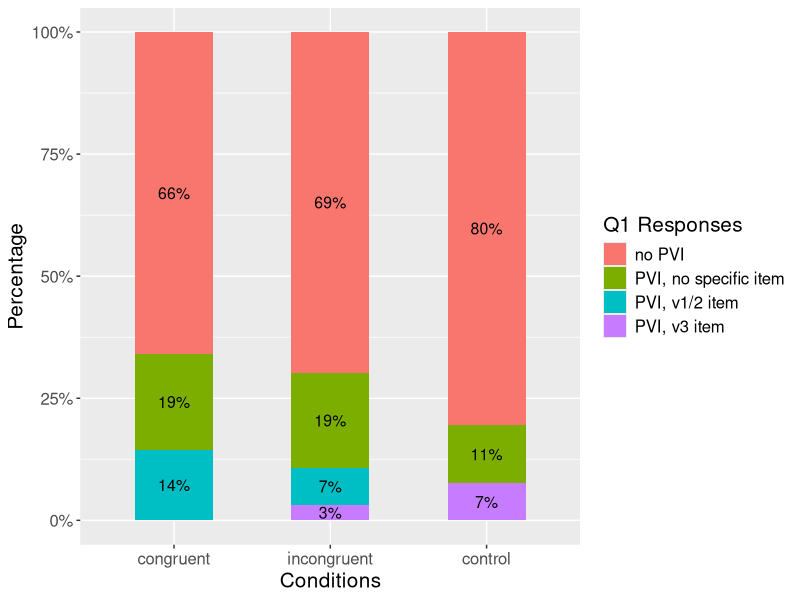
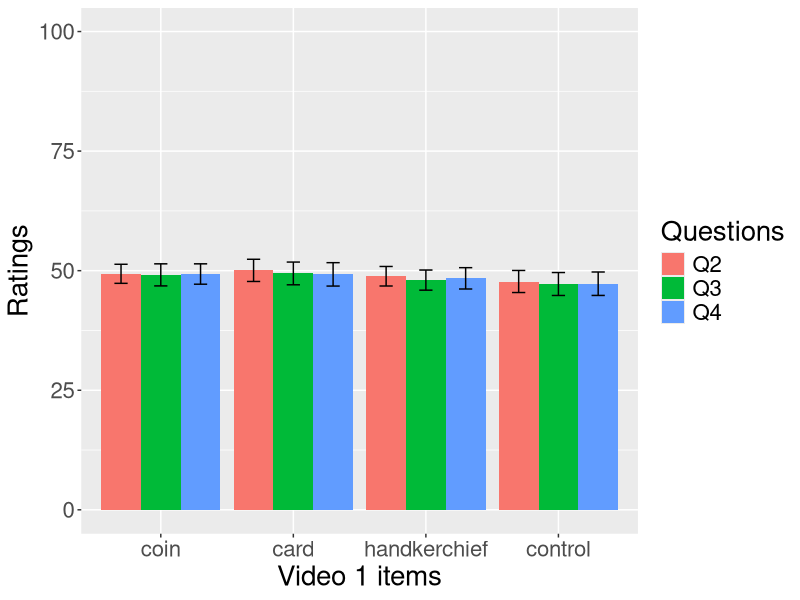
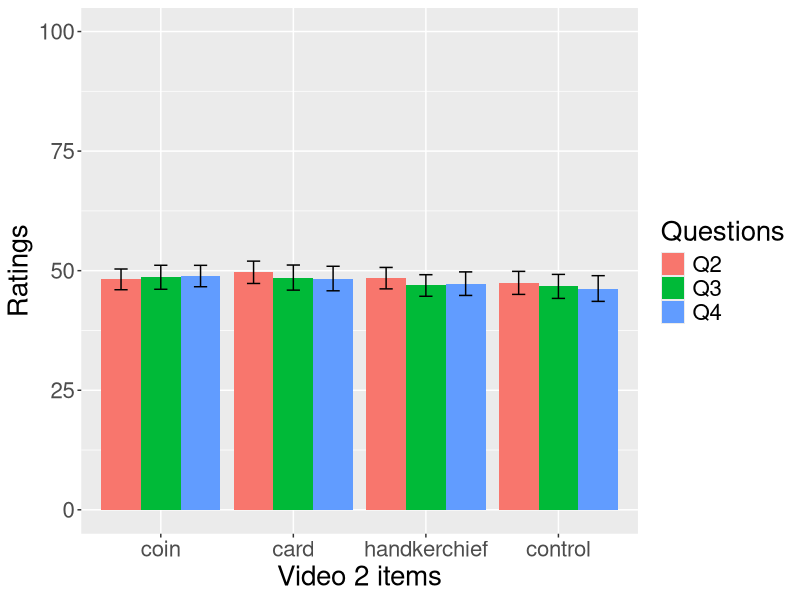
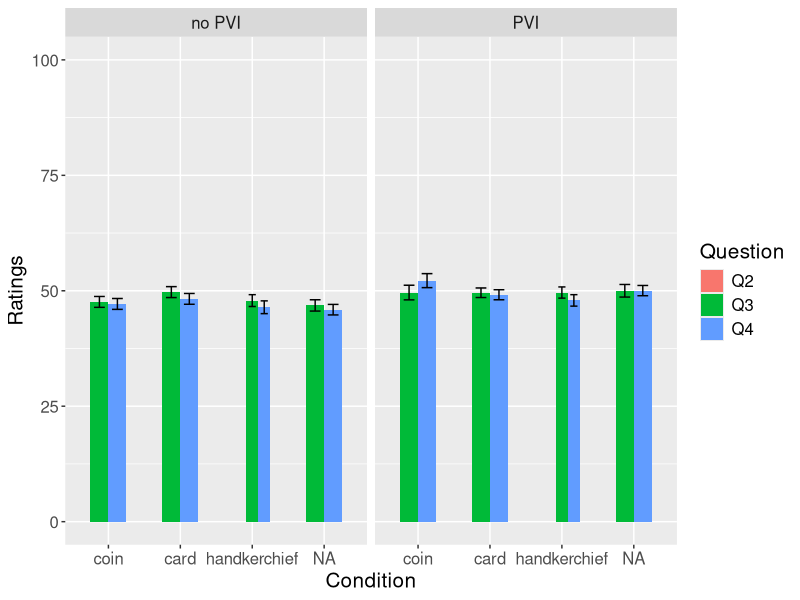
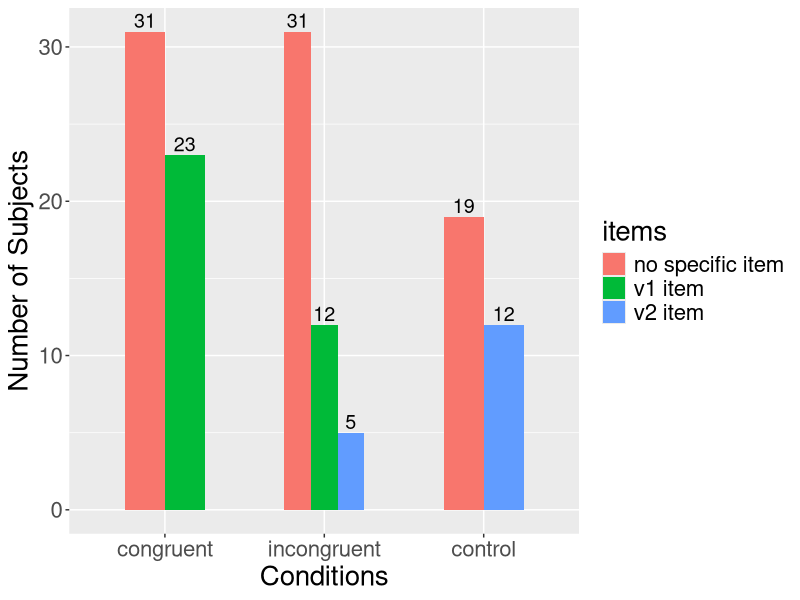

Recreate these plots in R, in order.
setwd("C:/Users/runha/OneDrive - University of Illinois - Urbana/Documents/MSPS/Psyc593DS/final_paper")
mydata = read.csv("Appendix II.csv")
mydata$PVI = with(mydata, ifelse(item_reported == 999,0,1))
mydata$condition = factor(mydata$condition,levels=c("congruent","incongruent","control"))

library(ggplot2)
library(reshape2)
library(dplyr)
##############################################FIGURES##############################################

## general discription, based on condition 
# Calculate the percentages
temp0 = data.frame(c("congruent","incongruent","control"),
                   c(nrow(mydata[which(mydata$condition=="congruent"&mydata$item_reported==999),])/159,
                     nrow(mydata[which(mydata$condition=="incongruent"&mydata$item_reported==999),])/159,
                     nrow(mydata[which(mydata$condition=="control"&mydata$item_reported==999),])/159),
                   c(nrow(mydata[which(mydata$condition=="congruent"&mydata$item_reported==0),])/159,
                     nrow(mydata[which(mydata$condition=="incongruent"&mydata$item_reported==0),])/159,
                     nrow(mydata[which(mydata$condition=="control"&mydata$item_reported==0),])/159),
                   c(nrow(mydata[which(mydata$condition=="congruent"&mydata$item_reported==1),])/159,
                     nrow(mydata[which(mydata$condition=="incongruent"&mydata$item_reported==1),])/159,
                     NA),
                   c(NA,
                     nrow(mydata[which(mydata$condition=="incongruent"&mydata$item_reported==2),])/159,
                     nrow(mydata[which(mydata$condition=="control"&mydata$item_reported==2),])/159))
colnames(temp0) = c("condition","999","0","1","2")
temp0 = melt(temp0,id.vars = "condition")

figure1 = ggplot(temp0, aes(x=factor(condition,levels=c("congruent","incongruent","control")), y=value, fill = variable)) +
  geom_bar(position = "fill", stat = "identity",width=0.5) +
  scale_y_continuous(labels = scales::percent) +
  geom_text(aes(label = paste0(as.integer(value*100),"%")), 
            position = position_stack(vjust = 0.5), size = 4) + 
  labs(x = "Conditions", y = "Percentage") + 
  scale_fill_discrete(name="Q1 Responses",
                      labels=c("no PVI", "PVI, no specific item", "PVI, v1/2 item", "PVI, v3 item")) +
  theme(text = element_text(size = 15))
figure1 

## Q2-4 for v1/v2
temp <- mydata %>%
  group_by(v1_item) %>% #change to v2_item for v2 responses
  summarise( 
    n=159,
    mean1=mean(v1_Q2),
    mean2=mean(v1_Q3),
    mean3=mean(v1_Q4),
    sd1=sd(v1_Q2),
    sd2=sd(v1_Q3),
    sd3=sd(v1_Q4),
  ) %>%
  mutate( se1=sd1/sqrt(n))  %>%
  mutate( se2=sd2/sqrt(n))  %>%
  mutate( se3=sd3/sqrt(n))  %>%
  mutate( ci1=se1 * qt((1-0.05)/2 + .5, n-1))  %>%
  mutate( ci2=se2 * qt((1-0.05)/2 + .5, n-1))  %>%
  mutate( ci3=se3 * qt((1-0.05)/2 + .5, n-1))

temp_long = melt(temp,id.vars = "v1_item")
a1 = temp_long[5:16,]
a2 = temp_long[41:52,]
temp_long = cbind(a1,a2)
temp_long = temp_long[,c(1,2,3,6)]
colnames(temp_long) = c("v1_item","variable","m","ci")
figure2 = ggplot(temp_long, aes(x = factor(v1_item,levels=c("coin","card","handkerchief","control")), y = m, fill = factor(variable))) + 
  geom_bar(stat="identity",position="dodge") +
  geom_errorbar(aes(ymin=m-ci, ymax=m+ci), width=.3,
                position=position_dodge(.9)) +
  scale_fill_discrete(name="Questions",
                      labels=c("Q2", "Q3", "Q4"))+ 
  theme(text = element_text(size = 20)) + 
  xlab("Video 1 items") + ylab("Ratings") + ylim(0,100)
figure2

temp <- mydata %>%
  group_by(v2_item) %>% #change to v2_item for v2 responses
  summarise( 
    n=159,
    mean1=mean(v2_Q2),
    mean2=mean(v2_Q3),
    mean3=mean(v2_Q4),
    sd1=sd(v2_Q2),
    sd2=sd(v2_Q3),
    sd3=sd(v2_Q4),
  ) %>%
  mutate( se1=sd1/sqrt(n))  %>%
  mutate( se2=sd2/sqrt(n))  %>%
  mutate( se3=sd3/sqrt(n))  %>%
  mutate( ci1=se1 * qt((1-0.05)/2 + .5, n-1))  %>%
  mutate( ci2=se2 * qt((1-0.05)/2 + .5, n-1))  %>%
  mutate( ci3=se3 * qt((1-0.05)/2 + .5, n-1))

temp_long = melt(temp,id.vars = "v2_item")
a1 = temp_long[5:16,]
a2 = temp_long[41:52,]
temp_long = cbind(a1,a2)
temp_long = temp_long[,c(1,2,3,6)]
colnames(temp_long) = c("v2_item","variable","m","ci")
figure2 = ggplot(temp_long, aes(x = factor(v2_item,levels=c("coin","card","handkerchief","control")), y = m, fill = factor(variable))) + 
  geom_bar(stat="identity",position="dodge") +
  geom_errorbar(aes(ymin=m-ci, ymax=m+ci), width=.3,
                position=position_dodge(.9)) +
  scale_fill_discrete(name="Questions",
                      labels=c("Q2", "Q3", "Q4"))+ 
  theme(text = element_text(size = 20)) + 
  xlab("Video 2 items") + ylab("Ratings") + ylim(0,100)
figure2
## Q2-4 for v2 
temp2 = aggregate(mydata, by=list(mydata$v2_item,mydata$PVI), mean)
temp2 <- mydata %>%
  group_by(v2_item,PVI) %>% 
  summarise( 
    n=159,
    mean1=mean(v2_Q2),
    mean2=mean(v2_Q3),
    mean3=mean(v2_Q4),
    sd1=sd(v2_Q2),
    sd2=sd(v2_Q3),
    sd3=sd(v2_Q4),
  ) %>%
  mutate( se1=sd1/sqrt(n))  %>%
  mutate( se2=sd2/sqrt(n))  %>%
  mutate( se3=sd3/sqrt(n))  %>%
  mutate( ci1=se1 * qt((1-0.05)/2 + .5, n-1))  %>%
  mutate( ci2=se2 * qt((1-0.05)/2 + .5, n-1))  %>%
  mutate( ci3=se3 * qt((1-0.05)/2 + .5, n-1))
temp2_long = melt(temp2, id.vars = c("v2_item", "PVI"))
temp2_long = cbind(temp2_long[7:24,],temp2_long[61:78,])
temp2_long = temp2_long[,c(1,2,3,4,8)]
colnames(temp2_long) = c("v1_item","PVI","variable","m","ci")

PVI_labs = c("no PVI","PVI")
names(PVI_labs) = c("0","1")

figure3 = ggplot(temp2_long, aes(x = factor(v1_item,levels=c("coin","card","handkerchief")), y = m, group = variable, fill = variable)) + 
  geom_bar(stat = "identity", width = 0.5, position = "dodge") + 
  geom_errorbar(aes(ymin=m-ci, ymax=m+ci), width=.3,
                position=position_dodge(.5)) +
  facet_grid(. ~ PVI, labeller = labeller(PVI = PVI_labs)) + ylim(0,100) + ylab("Ratings") + xlab("Condition") + 
  theme(text = element_text(size = 15)) + 
  scale_fill_discrete(name="Question", labels=c("Q2","Q3","Q4"))
figure3

## responses from PVI 
temp3 = mydata[which(mydata$PVI == 1),]
temp3 = temp3 %>% count(item_reported, condition)
figure4 = ggplot(temp3, aes(x = factor(condition,levels=c("congruent","incongruent","control")), y = n, group=factor(item_reported), fill=factor(item_reported))) + 
  geom_bar(stat = "identity", width = 0.5, position = "dodge") + 
  ylab("Number of Subjects") + xlab("Conditions") + 
  geom_text(aes(label=n), position=position_dodge(0.5), vjust=-0.25,size=5) + 
  theme(text = element_text(size = 20)) + 
  scale_fill_discrete(name="items", labels=c("no specific item", "v1 item", "v2 item", "other items"))
figure4

##############################################TESTS##############################################
#PVI proportion test between conditions
temp4 = mydata %>% count(PVI,condition)
temp4 = temp4[which(temp4$PVI == 1),]
test1_1 = with(temp4, prop.test(x=n[c(1,2)],n=c(159,159),alternative="two.sided"))
test1_2 = with(temp4, prop.test(x=n[c(1,3)],n=c(159,159),alternative="two.sided"))
test1_3 = with(temp4, prop.test(x=n[c(2,3)],n=c(159,159),alternative="two.sided"))
test1_1
test1_2
test1_3

#Q2-4 between PVI and no PVI
test2_1 = with(mydata, t.test(v3_Q2[which(v3_item=="coin"&PVI==1)],v3_Q2[which(v3_item=="coin"&PVI==0)],alternative="greater"))
test2_2 = with(mydata, t.test(v3_Q2[which(v3_item=="card"&PVI==1)],v3_Q2[which(v3_item=="card"&PVI==0)],alternative="greater"))
test2_3 = with(mydata, t.test(v3_Q2[which(v3_item=="handkerchief"&PVI==1)],v3_Q2[which(v3_item=="handkerchief"&PVI==0)],alternative="greater"))

test2_4 = with(mydata, t.test(v3_Q3[which(v3_item=="coin"&PVI==1)],v3_Q3[which(v3_item=="coin"&PVI==0)],alternative="greater"))
test2_5 = with(mydata, t.test(v3_Q3[which(v3_item=="card"&PVI==1)],v3_Q3[which(v3_item=="card"&PVI==0)],alternative="greater"))
test2_6 = with(mydata, t.test(v3_Q3[which(v3_item=="handkerchief"&PVI==1)],v3_Q3[which(v3_item=="handkerchief"&PVI==0)],alternative="greater"))

test2_7 = with(mydata, t.test(v3_Q4[which(v3_item=="coin"&PVI==1)],v3_Q4[which(v3_item=="coin"&PVI==0)],alternative="greater"))
test2_8 = with(mydata, t.test(v3_Q4[which(v3_item=="card"&PVI==1)],v3_Q4[which(v3_item=="card"&PVI==0)],alternative="greater"))
test2_9 = with(mydata, t.test(v3_Q4[which(v3_item=="handkerchief"&PVI==1)],v3_Q4[which(v3_item=="handkerchief"&PVI==0)],alternative="greater"))

test2_1
test2_2
test2_3

test2_4
test2_5
test2_6

test2_7
test2_8
test2_9


#Q2-4 between no specific item and specific item
test3_1 = with(mydata, t.test(v3_Q2[which(item_reported==1|item_reported==2)],v3_Q2[which(item_reported==0)],alternative="greater"))
test3_2 = with(mydata, t.test(v3_Q3[which(item_reported==1|item_reported==2)],v3_Q3[which(item_reported==0)],alternative="greater"))
test3_3 = with(mydata, t.test(v3_Q4[which(item_reported==1|item_reported==2)],v3_Q4[which(item_reported==0)],alternative="greater"))

test3_1
test3_2
test3_3

#all PVI participants. how item reported is affected by condition and v3_item
temp5 = mydata[which(mydata$PVI==1),]
test4_1 = with(temp5,binom.test(x=nrow(temp5[which(condition=="incongruent"&item_reported==2),]),n=nrow(temp5[which(condition=="incongruent"),]),p=0,alternative="two.sided"))
test4_2 = with(temp5,binom.test(x=nrow(temp5[which(condition=="control"&item_reported==2),]),n=nrow(temp5[which(condition=="control"),]),p=0,alternative="two.sided"))
test4_3 = with(temp5,prop.test(x=c(nrow(temp5[which(condition=="incongruent"&item_reported==2),]),nrow(temp5[which(condition=="control"&item_reported==2),])),
                               n=c(nrow(temp5[which(condition=="incongruent"),]),nrow(temp5[which(condition=="control"),]))
                               ,alternative="two.sided"))
test4_1
test4_2
test4_3
